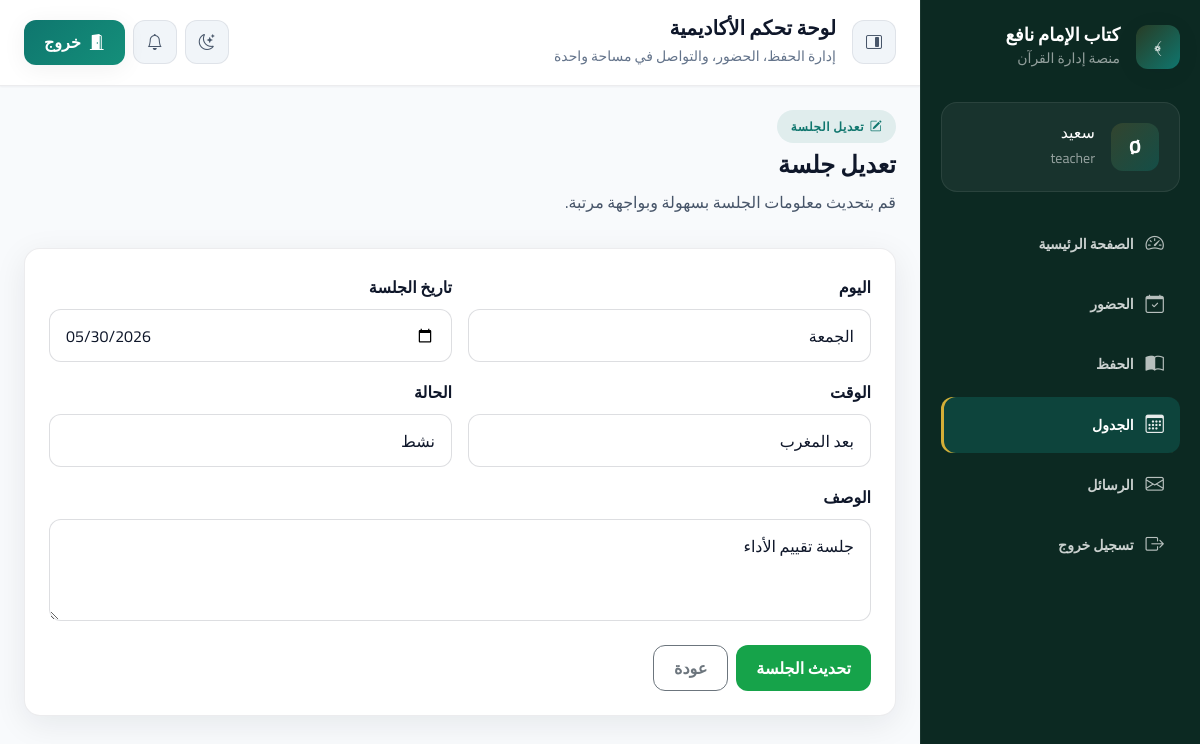
/schedule/edit/3 (signed in), run on the app's committed database.
### tables this page shows
CREATE TABLE schedules (
    id INT AUTO_INCREMENT PRIMARY KEY,
    day_name VARCHAR(50) NOT NULL,
    session_date DATE NOT NULL,
    session_time VARCHAR(20) NOT NULL,
    description VARCHAR(255) NULL,
    status ENUM('active','canceled') DEFAULT 'active',
    created_at TIMESTAMP DEFAULT CURRENT_TIMESTAMP
);

### app/Core/Controller.php (called while the page is built, shortened)
<?php
class Controller
{
    public function view(string $view, array $data = [])
    {
        extract($data);
        require_once __DIR__ . '/../Views/' . $view . '.php';
    }
}

### app/Controllers/ScheduleController.php (called while the page is built, shortened)
<?php
class ScheduleController extends Controller
{
    public function edit($id)
    {
        $user = Session::get('user');
        $schedule = new Schedule();
        $session = $schedule->findById((int) $id);
        $this->view('dashboard/schedule_edit', [
            'user' => $user,
            'session' => $session,
        ]);
    }
}

### app/Core/App.php (called while the page is built, shortened)
<?php
class App
{
    protected $method = 'index';
    public function __construct()
    {
        $url = $this->parseUrl();
        if (isset($url[0]) && file_exists(__DIR__ . '/../Controllers/' . ucfirst($url[0]) . 'Controller.php')) {
            unset($url[0]);
        }
        $this->controller = new $controllerClass();
        if (isset($url[1]) && method_exists($this->controller, $url[1])) {
            $this->method = $url[1];
            unset($url[1]);
        }
        $this->params = $url ? array_values($url) : [];
        call_user_func_array([$this->controller, $this->method], $this->params);
    }
    private function parseUrl()
    {
        if (isset($_GET['url'])) {
            $url = filter_var(rtrim($_GET['url'], '/'), FILTER_SANITIZE_URL);
        } else {
            $requestUri = $_SERVER['REQUEST_URI'] ?? '';
            $path = parse_url($requestUri, PHP_URL_PATH);
            $url = trim($path, '/');
        }
        return explode('/', $url);
    }
}

### public/index.php (called while the page is built, shortened)
<?php
require_once __DIR__ . '/../config/config.php';
require_once __DIR__ . '/../app/Core/App.php';
$app = new App();

### config/config.php (called while the page is built, shortened)
<?php
spl_autoload_register(function ($class) {
    $prefix = 'App\\';
    $base_dir = __DIR__ . '/../app/';
    $len = strlen($prefix);
    $relative_class = substr($class, $len);
    $file = $base_dir . str_replace('\\', '/', $relative_class) . '.php';
});
require_once __DIR__ . '/app.php';
require_once __DIR__ . '/database.php';

### config/database.php (called while the page is built, shortened)
<?php
class Database
{
    private static ?PDO $connection = null;
    public static function connect(): PDO
    {
        if (self::$connection === null) {
            try {
                $dsn = sprintf(
                    'mysql:host=%s;port=%s;dbname=%s;charset=utf8mb4',
                    DB_HOST,
                    DB_PORT,
                    DB_NAME
                );
                self::$connection = new PDO($dsn, DB_USER, DB_PASS, [
                    PDO::ATTR_ERRMODE => PDO::ERRMODE_EXCEPTION,
                    PDO::ATTR_DEFAULT_FETCH_MODE => PDO::FETCH_ASSOC,
                ]);
            } catch (PDOException $e) {
                die('Database connection failed: ' . $e->getMessage());
            }
        }
        return self::$connection;
    }
}

### app/Models/Schedule.php (called while the page is built, shortened)
<?php
class Schedule
{
    private PDO $db;
    public function __construct()
    {
        $this->db = Database::connect();
    }
    public function findById(int $id): ?array
    {
        $stmt = $this->db->prepare('SELECT * FROM schedules WHERE id = :id LIMIT 1');
        $stmt->execute(['id' => $id]);
        return $stmt->fetch() ?: null;
    }
}

### app/Views/dashboard/schedule_edit.php (the view, shortened to what this page needs)
<section class="dashboard-page">
    <div class="page-header">
        <div>
            <span class="page-badge"><i class="bi bi-pencil-square"></i> تعديل الجلسة</span>
            <h1 class="page-title">تعديل جلسة</h1>
            <p class="page-description">قم بتحديث معلومات الجلسة بسهولة وبواجهة مرتبة.</p>
        </div>
    </div>
    <div class="dashboard-card p-4">
        <form method="post" action="<?= BASE_URL ?>schedule/update/<?= htmlspecialchars($session['id']) ?>">
            <div class="row g-3">
                <div class="col-md-6">
                    <label class="form-label">اليوم</label>
                    <input type="text" name="day_name" class="form-control" value="<?= htmlspecialchars($session['day_name']) ?>" required />
                </div>
                <div class="col-md-6">
                    <label class="form-label">تاريخ الجلسة</label>
                    <input type="date" name="session_date" class="form-control" value="<?= htmlspecialchars($session['session_date']) ?>" required />
                </div>
                <div class="col-md-6">
                    <label class="form-label">الوقت</label>
                    <input type="text" name="session_time" class="form-control" value="<?= htmlspecialchars($session['session_time']) ?>" required />
                </div>
                <div class="col-md-6">
                    <label class="form-label">الحالة</label>
                    <select name="status" class="form-select" required>
                        <option value="active" <?= $session['status'] === 'active' ? 'selected' : '' ?>>نشط</option>
                    </select>
                </div>
                <div class="col-12">
                    <label class="form-label">الوصف</label>
                    <textarea name="description" class="form-control" rows="3"><?= htmlspecialchars($session['description']) ?></textarea>
                </div>
            </div>
            <div class="mt-4 d-flex flex-wrap gap-2">
                <button class="btn btn-success">تحديث الجلسة</button>
                <a href="<?= BASE_URL ?>schedule" class="btn btn-outline-secondary">عودة</a>
            </div>
        </form>
    </div>
</section>
<?php require_once __DIR__ . '/../layouts/dashboard.php'; ?>

### public/assets/css/styles.css (style rules this page uses)
*, *::before, *::after { box-sizing: border-box; }
html { direction: rtl; scroll-behavior: smooth; }
body { margin: 0; min-height: 100vh; font-family: var(--font-base); font-size: var(--text-base); color: var(--text); background: var(--bg-gradient); background-color: var(--bg-page); line-height: 1.75; -webkit-font-smoothing: antialiased; }
button, input, textarea, select { font: inherit; }
a { color: inherit; text-decoration: none; }
h1, h2, h3, h4, h5, h6 { font-family: var(--font-heading); color: var(--text); margin: 0; font-weight: 700; }
.btn { border-radius: var(--radius-md); font-weight: 600; padding: 0.65rem 1.25rem; transition: transform var(--duration-fast) var(--ease), background var(--duration) var(--ease), box-shadow var(--duration) var(--ease), border-color var(--duration) var(--ease); }
.btn-success { background: var(--color-success); border: none; }
.form-control, .form-select, textarea.form-control { min-height: 3rem; border-radius: var(--radius-md); border: 1px solid var(--color-border-strong); background: var(--bg-panel); color: var(--text); padding: 0.85rem 1rem; transition: border-color var(--duration) var(--ease), box-shadow var(--duration) var(--ease); }
.form-label { font-weight: 600; color: var(--text); margin-bottom: var(--space-2); }
.badge, .page-badge, .label-pill { display: inline-flex; align-items: center; gap: 0.35rem; padding: 0.4rem 0.85rem; border-radius: var(--radius-pill); font-size: var(--text-xs); font-weight: 700; letter-spacing: 0.05em; }
.page-badge { background: var(--color-primary-soft); color: var(--color-primary); }
.dashboard-card, .auth-card, .glass-card, .feature-card, .surface-card, .stat-card { border-radius: var(--radius-lg); border: 1px solid var(--color-border); background: var(--bg-panel); box-shadow: var(--shadow-card); transition: transform var(--duration-slow) var(--ease), box-shadow var(--duration-slow) var(--ease); }
.page-header { margin-bottom: var(--space-8); }
.page-title { font-size: var(--text-2xl); font-weight: 800; margin: var(--space-2) 0; }
.page-description { max-width: 42rem; color: var(--text-soft); }
.dashboard-shell { background: var(--bg-page); }

### data on the page
schedules: day_name "الجمعة", session_date "05/30/2026", session_time "بعد المغرب", status "نشط", description "جلسة تقييم الأداء"

### other printed values
substr(htmlspecialchars($user['first_name'] ?? 'م'), 0, 1) "Ø"
$user['first_name'] "سعيد"
$user['role_name'] "teacher"
